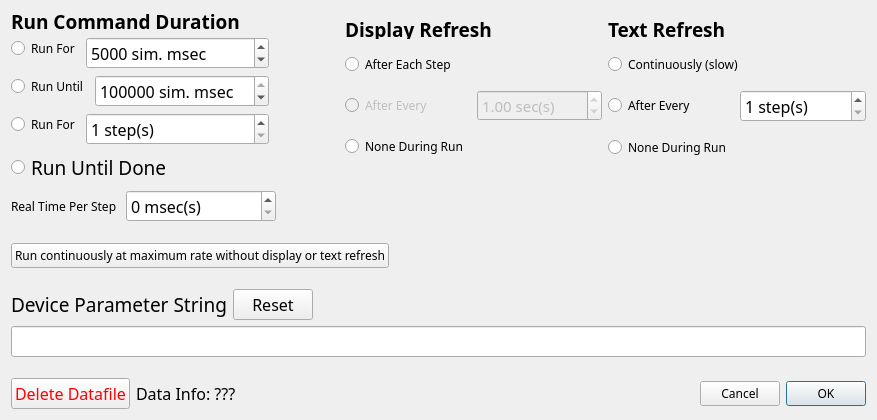
<?xml version="1.0" encoding="UTF-8"?>
<ui version="4.0">
 <class>DialogRunSettings</class>
 <widget class="QDialog" name="DialogRunSettings">
  <property name="geometry">
   <rect>
    <x>0</x>
    <y>0</y>
    <width>877</width>
    <height>420</height>
   </rect>
  </property>
  <property name="minimumSize">
   <size>
    <width>840</width>
    <height>408</height>
   </size>
  </property>
  <property name="maximumSize">
   <size>
    <width>3000</width>
    <height>3000</height>
   </size>
  </property>
  <property name="font">
   <font>
    <family>Fira Mono</family>
   </font>
  </property>
  <property name="windowTitle">
   <string>Dialog</string>
  </property>
  <layout class="QGridLayout" name="gridLayout">
   <item row="0" column="0">
    <layout class="QVBoxLayout" name="verticalLayout_5">
     <item>
      <layout class="QVBoxLayout" name="verticalLayout_4">
       <item>
        <layout class="QHBoxLayout" name="horizontalLayout_3">
         <item>
          <layout class="QVBoxLayout" name="verticalLayout">
           <item>
            <widget class="QLabel" name="label">
             <property name="minimumSize">
              <size>
               <width>0</width>
               <height>20</height>
              </size>
             </property>
             <property name="maximumSize">
              <size>
               <width>16777215</width>
               <height>20</height>
              </size>
             </property>
             <property name="font">
              <font>
               <family>Fira Mono</family>
               <pointsize>14</pointsize>
               <bold>true</bold>
              </font>
             </property>
             <property name="text">
              <string>Run Command Duration</string>
             </property>
            </widget>
           </item>
           <item>
            <layout class="QFormLayout" name="formLayout">
             <item row="0" column="0">
              <widget class="QRadioButton" name="radioButtonRunForSecs">
               <property name="enabled">
                <bool>true</bool>
               </property>
               <property name="text">
                <string>Run For</string>
               </property>
              </widget>
             </item>
             <item row="0" column="1">
              <widget class="QSpinBox" name="spinBoxRunRealSecs">
               <property name="enabled">
                <bool>true</bool>
               </property>
               <property name="minimumSize">
                <size>
                 <width>150</width>
                 <height>0</height>
                </size>
               </property>
               <property name="font">
                <font>
                 <family>Fira Mono</family>
                 <pointsize>12</pointsize>
                 <bold>false</bold>
                </font>
               </property>
               <property name="styleSheet">
                <string notr="true"/>
               </property>
               <property name="suffix">
                <string> sim. msec</string>
               </property>
               <property name="minimum">
                <number>50</number>
               </property>
               <property name="maximum">
                <number>100000000</number>
               </property>
               <property name="singleStep">
                <number>50</number>
               </property>
               <property name="value">
                <number>5000</number>
               </property>
              </widget>
             </item>
            </layout>
           </item>
           <item>
            <layout class="QFormLayout" name="formLayout_2">
             <item row="0" column="0">
              <widget class="QRadioButton" name="radioButtonRunUntilSim">
               <property name="text">
                <string>Run Until</string>
               </property>
              </widget>
             </item>
             <item row="0" column="1">
              <widget class="QSpinBox" name="spinBoxRunSimMsecs">
               <property name="minimumSize">
                <size>
                 <width>150</width>
                 <height>0</height>
                </size>
               </property>
               <property name="font">
                <font>
                 <family>Fira Mono</family>
                 <pointsize>12</pointsize>
                 <bold>false</bold>
                </font>
               </property>
               <property name="styleSheet">
                <string notr="true"/>
               </property>
               <property name="suffix">
                <string> sim. msec</string>
               </property>
               <property name="minimum">
                <number>50</number>
               </property>
               <property name="maximum">
                <number>100000000</number>
               </property>
               <property name="singleStep">
                <number>50</number>
               </property>
               <property name="value">
                <number>600000</number>
               </property>
              </widget>
             </item>
            </layout>
           </item>
           <item>
            <layout class="QFormLayout" name="formLayout_3">
             <item row="0" column="0">
              <widget class="QRadioButton" name="radioButtonRunForCycles">
               <property name="text">
                <string>Run For</string>
               </property>
               <property name="checked">
                <bool>false</bool>
               </property>
              </widget>
             </item>
             <item row="0" column="1">
              <widget class="QSpinBox" name="spinBoxRunSimCycles">
               <property name="minimumSize">
                <size>
                 <width>150</width>
                 <height>0</height>
                </size>
               </property>
               <property name="font">
                <font>
                 <family>Fira Mono</family>
                 <pointsize>12</pointsize>
                 <bold>false</bold>
                </font>
               </property>
               <property name="styleSheet">
                <string notr="true"/>
               </property>
               <property name="suffix">
                <string> step(s)</string>
               </property>
               <property name="minimum">
                <number>1</number>
               </property>
               <property name="maximum">
                <number>10000</number>
               </property>
              </widget>
             </item>
            </layout>
           </item>
           <item>
            <widget class="QRadioButton" name="radioButtonRunUntilDone">
             <property name="font">
              <font>
               <family>Fira Mono</family>
               <pointsize>14</pointsize>
               <bold>false</bold>
              </font>
             </property>
             <property name="text">
              <string>Run Until Done</string>
             </property>
             <property name="checkable">
              <bool>true</bool>
             </property>
            </widget>
           </item>
          </layout>
         </item>
         <item>
          <spacer name="horizontalSpacer_3">
           <property name="orientation">
            <enum>Qt::Horizontal</enum>
           </property>
           <property name="sizeType">
            <enum>QSizePolicy::Preferred</enum>
           </property>
           <property name="sizeHint" stdset="0">
            <size>
             <width>70</width>
             <height>20</height>
            </size>
           </property>
          </spacer>
         </item>
         <item>
          <layout class="QVBoxLayout" name="verticalLayout_2">
           <item>
            <widget class="QLabel" name="label_2">
             <property name="minimumSize">
              <size>
               <width>0</width>
               <height>20</height>
              </size>
             </property>
             <property name="maximumSize">
              <size>
               <width>16777215</width>
               <height>20</height>
              </size>
             </property>
             <property name="font">
              <font>
               <family>Fira Mono</family>
               <pointsize>14</pointsize>
               <bold>true</bold>
              </font>
             </property>
             <property name="text">
              <string>Display Refresh</string>
             </property>
            </widget>
           </item>
           <item>
            <widget class="QRadioButton" name="radioButtonRefreshEachCycle">
             <property name="enabled">
              <bool>true</bool>
             </property>
             <property name="text">
              <string>After Each Step</string>
             </property>
             <property name="checked">
              <bool>false</bool>
             </property>
            </widget>
           </item>
           <item>
            <layout class="QHBoxLayout" name="horizontalLayout_7">
             <item>
              <widget class="QRadioButton" name="radioButtonRefreshEachSecs">
               <property name="enabled">
                <bool>false</bool>
               </property>
               <property name="text">
                <string>After Every</string>
               </property>
              </widget>
             </item>
             <item>
              <widget class="QDoubleSpinBox" name="doubleSpinBoxRefreshSecs">
               <property name="enabled">
                <bool>false</bool>
               </property>
               <property name="minimumSize">
                <size>
                 <width>110</width>
                 <height>0</height>
                </size>
               </property>
               <property name="font">
                <font>
                 <family>Fira Mono</family>
                 <pointsize>11</pointsize>
                 <bold>false</bold>
                </font>
               </property>
               <property name="styleSheet">
                <string notr="true"/>
               </property>
               <property name="suffix">
                <string> sec(s)</string>
               </property>
               <property name="maximum">
                <double>600.000000000000000</double>
               </property>
               <property name="singleStep">
                <double>0.500000000000000</double>
               </property>
               <property name="value">
                <double>1.000000000000000</double>
               </property>
              </widget>
             </item>
            </layout>
           </item>
           <item>
            <widget class="QRadioButton" name="radioButtonRefreshNone">
             <property name="text">
              <string>None During Run</string>
             </property>
             <property name="checkable">
              <bool>true</bool>
             </property>
             <property name="checked">
              <bool>false</bool>
             </property>
            </widget>
           </item>
           <item>
            <spacer name="verticalSpacer_4">
             <property name="orientation">
              <enum>Qt::Vertical</enum>
             </property>
             <property name="sizeType">
              <enum>QSizePolicy::Fixed</enum>
             </property>
             <property name="sizeHint" stdset="0">
              <size>
               <width>158</width>
               <height>15</height>
              </size>
             </property>
            </spacer>
           </item>
          </layout>
         </item>
         <item>
          <layout class="QVBoxLayout" name="verticalLayout_6">
           <item>
            <widget class="QLabel" name="label_5">
             <property name="minimumSize">
              <size>
               <width>0</width>
               <height>20</height>
              </size>
             </property>
             <property name="maximumSize">
              <size>
               <width>16777215</width>
               <height>20</height>
              </size>
             </property>
             <property name="font">
              <font>
               <family>Fira Mono</family>
               <pointsize>14</pointsize>
               <bold>true</bold>
              </font>
             </property>
             <property name="text">
              <string>Text Refresh</string>
             </property>
            </widget>
           </item>
           <item>
            <widget class="QRadioButton" name="radioButtonRefreshContinuouslyText">
             <property name="text">
              <string>Continuously (slow)</string>
             </property>
             <property name="checked">
              <bool>false</bool>
             </property>
            </widget>
           </item>
           <item>
            <layout class="QHBoxLayout" name="horizontalLayout_8">
             <item>
              <widget class="QRadioButton" name="radioButtonRefreshEachCycleText">
               <property name="enabled">
                <bool>true</bool>
               </property>
               <property name="text">
                <string>After Every</string>
               </property>
               <property name="checked">
                <bool>false</bool>
               </property>
              </widget>
             </item>
             <item>
              <widget class="QSpinBox" name="spinBoxTextRefreshSteps">
               <property name="minimumSize">
                <size>
                 <width>110</width>
                 <height>0</height>
                </size>
               </property>
               <property name="font">
                <font>
                 <family>Fira Mono</family>
                 <pointsize>12</pointsize>
                 <bold>false</bold>
                </font>
               </property>
               <property name="styleSheet">
                <string notr="true"/>
               </property>
               <property name="suffix">
                <string> step(s)</string>
               </property>
               <property name="minimum">
                <number>1</number>
               </property>
               <property name="maximum">
                <number>50</number>
               </property>
               <property name="singleStep">
                <number>1</number>
               </property>
               <property name="value">
                <number>1</number>
               </property>
              </widget>
             </item>
            </layout>
           </item>
           <item>
            <widget class="QRadioButton" name="radioButtonRefreshNoneText">
             <property name="text">
              <string>None During Run</string>
             </property>
             <property name="checkable">
              <bool>true</bool>
             </property>
             <property name="checked">
              <bool>false</bool>
             </property>
            </widget>
           </item>
           <item>
            <spacer name="verticalSpacer_5">
             <property name="orientation">
              <enum>Qt::Vertical</enum>
             </property>
             <property name="sizeType">
              <enum>QSizePolicy::Fixed</enum>
             </property>
             <property name="sizeHint" stdset="0">
              <size>
               <width>158</width>
               <height>15</height>
              </size>
             </property>
            </spacer>
           </item>
          </layout>
         </item>
        </layout>
       </item>
       <item>
        <layout class="QHBoxLayout" name="horizontalLayout_6">
         <item>
          <widget class="QLabel" name="label_4">
           <property name="text">
            <string>Real Time Per Step </string>
           </property>
          </widget>
         </item>
         <item>
          <widget class="QSpinBox" name="spinBoxTimeDelay">
           <property name="minimumSize">
            <size>
             <width>150</width>
             <height>0</height>
            </size>
           </property>
           <property name="font">
            <font>
             <family>Fira Mono</family>
             <pointsize>12</pointsize>
             <bold>false</bold>
            </font>
           </property>
           <property name="styleSheet">
            <string notr="true"/>
           </property>
           <property name="suffix">
            <string> msec(s)</string>
           </property>
           <property name="minimum">
            <number>0</number>
           </property>
           <property name="maximum">
            <number>10000</number>
           </property>
           <property name="singleStep">
            <number>1</number>
           </property>
           <property name="value">
            <number>0</number>
           </property>
          </widget>
         </item>
         <item>
          <spacer name="horizontalSpacer_5">
           <property name="orientation">
            <enum>Qt::Horizontal</enum>
           </property>
           <property name="sizeHint" stdset="0">
            <size>
             <width>388</width>
             <height>20</height>
            </size>
           </property>
          </spacer>
         </item>
        </layout>
       </item>
       <item>
        <spacer name="verticalSpacer">
         <property name="orientation">
          <enum>Qt::Vertical</enum>
         </property>
         <property name="sizeType">
          <enum>QSizePolicy::Preferred</enum>
         </property>
         <property name="sizeHint" stdset="0">
          <size>
           <width>648</width>
           <height>15</height>
          </size>
         </property>
        </spacer>
       </item>
       <item>
        <layout class="QHBoxLayout" name="horizontalLayout_2">
         <item>
          <widget class="QPushButton" name="pushButtonRunContinuously">
           <property name="text">
            <string>Run continuously at maximum rate without display or text refresh</string>
           </property>
          </widget>
         </item>
         <item>
          <spacer name="horizontalSpacer_2">
           <property name="orientation">
            <enum>Qt::Horizontal</enum>
           </property>
           <property name="sizeHint" stdset="0">
            <size>
             <width>40</width>
             <height>20</height>
            </size>
           </property>
          </spacer>
         </item>
        </layout>
       </item>
       <item>
        <spacer name="verticalSpacer_2">
         <property name="orientation">
          <enum>Qt::Vertical</enum>
         </property>
         <property name="sizeType">
          <enum>QSizePolicy::Preferred</enum>
         </property>
         <property name="sizeHint" stdset="0">
          <size>
           <width>648</width>
           <height>15</height>
          </size>
         </property>
        </spacer>
       </item>
      </layout>
     </item>
     <item>
      <layout class="QVBoxLayout" name="verticalLayout_3">
       <item>
        <layout class="QHBoxLayout" name="horizontalLayout">
         <item>
          <widget class="QLabel" name="label_3">
           <property name="font">
            <font>
             <family>Fira Mono</family>
             <pointsize>14</pointsize>
             <bold>false</bold>
            </font>
           </property>
           <property name="text">
            <string>Device Parameter String</string>
           </property>
          </widget>
         </item>
         <item>
          <widget class="QPushButton" name="pushButtonResetParams">
           <property name="font">
            <font>
             <family>Fira Mono</family>
             <pointsize>12</pointsize>
             <bold>false</bold>
            </font>
           </property>
           <property name="whatsThis">
            <string>&lt;html&gt;&lt;head/&gt;&lt;body&gt;&lt;p&gt;&lt;span style=&quot; font-size:12pt;&quot;&gt;Reset the device parameter string to the device default.&lt;/span&gt;&lt;/p&gt;&lt;/body&gt;&lt;/html&gt;</string>
           </property>
           <property name="autoFillBackground">
            <bool>false</bool>
           </property>
           <property name="styleSheet">
            <string notr="true"/>
           </property>
           <property name="text">
            <string>Reset</string>
           </property>
           <property name="flat">
            <bool>false</bool>
           </property>
          </widget>
         </item>
         <item>
          <spacer name="horizontalSpacer">
           <property name="orientation">
            <enum>Qt::Horizontal</enum>
           </property>
           <property name="sizeHint" stdset="0">
            <size>
             <width>40</width>
             <height>20</height>
            </size>
           </property>
          </spacer>
         </item>
        </layout>
       </item>
       <item>
        <widget class="QLineEdit" name="lineEditDeviceParameters">
         <property name="font">
          <font>
           <family>Fira Mono</family>
           <pointsize>12</pointsize>
           <bold>false</bold>
          </font>
         </property>
         <property name="styleSheet">
          <string notr="true"/>
         </property>
        </widget>
       </item>
       <item>
        <spacer name="verticalSpacer_3">
         <property name="orientation">
          <enum>Qt::Vertical</enum>
         </property>
         <property name="sizeType">
          <enum>QSizePolicy::Preferred</enum>
         </property>
         <property name="sizeHint" stdset="0">
          <size>
           <width>648</width>
           <height>15</height>
          </size>
         </property>
        </spacer>
       </item>
      </layout>
     </item>
     <item>
      <layout class="QHBoxLayout" name="horizontalLayout_5">
       <item>
        <widget class="QPushButton" name="pushButtonDeleteData">
         <property name="font">
          <font>
           <family>Fira Mono</family>
           <pointsize>12</pointsize>
           <bold>false</bold>
          </font>
         </property>
         <property name="whatsThis">
          <string>&lt;html&gt;&lt;head/&gt;&lt;body&gt;&lt;p&gt;&lt;span style=&quot; font-size:12pt;&quot;&gt;If the current device exposes a method called &lt;/span&gt;&lt;span style=&quot; font-size:12pt; font-weight:600;&quot;&gt;delete_data_file()&lt;/span&gt;&lt;span style=&quot; font-size:12pt;&quot;&gt;, this button will trigger it. Otherwise, this button will not be shown.&lt;/span&gt;&lt;/p&gt;&lt;/body&gt;&lt;/html&gt;</string>
         </property>
         <property name="autoFillBackground">
          <bool>false</bool>
         </property>
         <property name="styleSheet">
          <string notr="true">color: rgb(255, 0, 0);</string>
         </property>
         <property name="text">
          <string>Delete Datafile</string>
         </property>
         <property name="flat">
          <bool>false</bool>
         </property>
        </widget>
       </item>
       <item>
        <widget class="QLabel" name="dataInfoLabel">
         <property name="font">
          <font>
           <family>Fira Mono</family>
           <pointsize>12</pointsize>
           <bold>false</bold>
          </font>
         </property>
         <property name="text">
          <string>Data Info: ???</string>
         </property>
        </widget>
       </item>
       <item>
        <spacer name="horizontalSpacer_4">
         <property name="orientation">
          <enum>Qt::Horizontal</enum>
         </property>
         <property name="sizeHint" stdset="0">
          <size>
           <width>428</width>
           <height>20</height>
          </size>
         </property>
        </spacer>
       </item>
       <item>
        <layout class="QHBoxLayout" name="horizontalLayout_4">
         <item>
          <widget class="QPushButton" name="pushButtonCancel">
           <property name="text">
            <string>Cancel</string>
           </property>
          </widget>
         </item>
         <item>
          <widget class="QPushButton" name="pushButtonOK">
           <property name="text">
            <string>OK</string>
           </property>
           <property name="default">
            <bool>true</bool>
           </property>
          </widget>
         </item>
        </layout>
       </item>
      </layout>
     </item>
    </layout>
   </item>
  </layout>
 </widget>
 <resources/>
 <connections/>
</ui>
